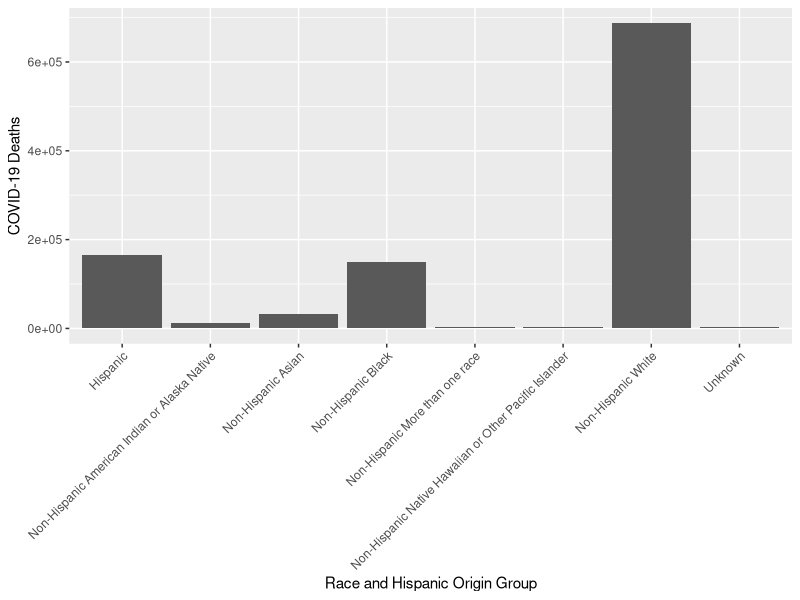
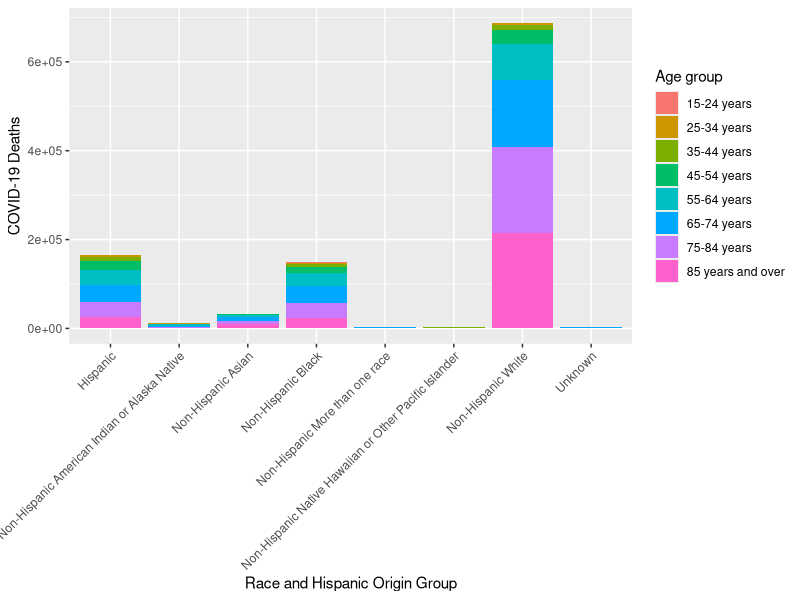
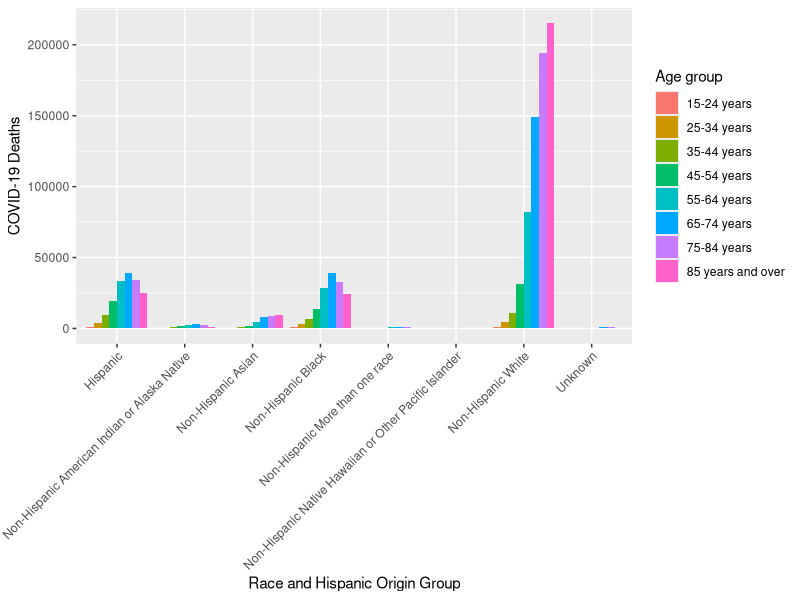
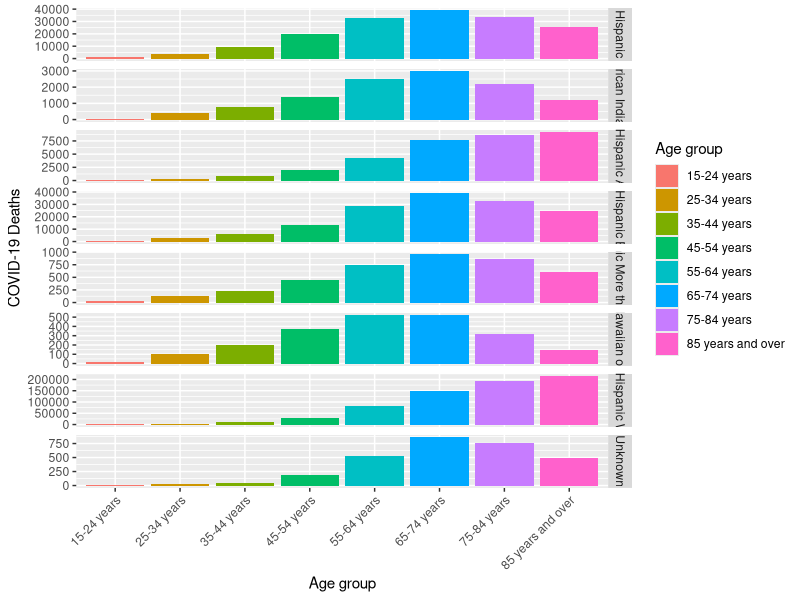

Reproduce these figures in R, in order.
library(tidyverse)

# download the data from this website: https://data.cdc.gov/NCHS/Provisional-COVID-19-Deaths-by-Race-and-Hispanic-O/ks3g-spdg
# and read it in locally, using `read_csv()`
dat <- read_csv('../data/Provisional_COVID-19_Deaths_by_Race_and_Hispanic_Origin__and_Age.csv')

# check out the data using `dat`, `summary(dat)`, and `View(dat)`. 
dat
summary(dat)
# View(dat)

# filter the data so that you're just using data for the United states as a whole,
# and drop observations where the column `Race and Hispanic Origin Group` is 'Total Deaths'
dat <- dat %>% 
  filter(State == 'United States',
         `Race and Hispanic Origin Group` != 'Total Deaths')

# Consider the age groups in this data. Do you want to keep all of them? 
# Filter out any age groups you don't want to keep. 
table(dat$`Age group`)


dat <- dat %>% 
  filter(`Age group` %in% c('15-24 years', '25-34 years', '35-44 years',
                            '45-54 years', '55-64 years', '65-74 years',
                            '75-84 years', '85 years and over', 'All Ages'))
# create a data set, `dat0`, that is just the data where the column `Age group`
# is 'All Ages'
dat0 <- dat %>% 
  filter(`Age group` == 'All Ages')

# create another data set, `dat1`, that is the date where the column `Age group`
# is anything but 'All Ages'

dat1 <- dat %>% 
  filter(`Age group` != 'All Ages')

# in dat0, plot COVID-19 deaths by `Race and Hispanic Origin Group` using `geom_col`. 
# put the x axis labels at 45 degrees (you can google how to do this)
ggplot(dat0, aes(y = `COVID-19 Deaths`, 
                x = `Race and Hispanic Origin Group`)) +
  geom_col() +
  theme(axis.text.x = element_text(angle = 45, hjust=1))

# in dat1, plot COVID-19 deaths by `Race and Hispanic Origin Group` using `geom_col`,
# AND set the fill by `Age group`
ggplot(dat1, aes(y = `COVID-19 Deaths`, 
                x = `Race and Hispanic Origin Group`,
                fill = `Age group`)) +
  geom_col() +
  theme(axis.text.x = element_text(angle = 45, hjust=1))

# Do the last plot again, but try using the argument `position = 'dodge'` in 
# `geom_col()`. Which do you like better? Why?
ggplot(dat1, aes(y = `COVID-19 Deaths`, 
                 x = `Race and Hispanic Origin Group`,
                 fill = `Age group`)) +
  geom_col(position = 'dodge') +
  theme(axis.text.x = element_text(angle = 45, hjust=1))


# Try using `facet_grid()` where you have separate plots for each race and 
# hispanic origin group, with COVID deaths on the Y axis, and age on the X axis
ggplot(dat1, aes(y = `COVID-19 Deaths`, 
                 x = `Age group`,
                 fill = `Age group`)) +
  facet_grid(vars(`Race and Hispanic Origin Group`), scales = 'free') + 
  geom_col(position = 'identity') +
  theme(axis.text.x = element_text(angle = 45, hjust=1))


# Which plot do you think is the best way to summarize this data? Why? 

# What other data would you need to say something about the relative risk for 
# by age and race/hispanic origin?

# Use ggsave() to save your best plot, and email it to mollyow@uchicago.edu 
# with this script, and the names of students in your group. 